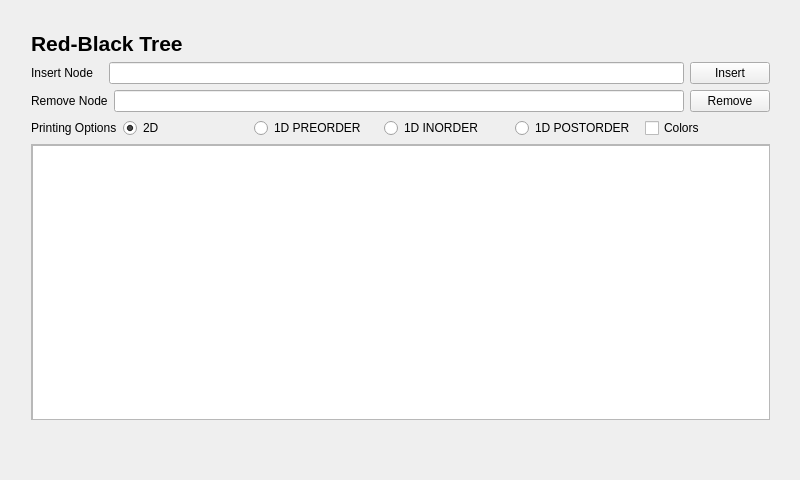
<?xml version="1.0" encoding="UTF-8"?>
<ui version="4.0">
 <class>MainWindow</class>
 <widget class="QMainWindow" name="MainWindow">
  <property name="geometry">
   <rect>
    <x>0</x>
    <y>0</y>
    <width>800</width>
    <height>480</height>
   </rect>
  </property>
  <property name="windowTitle">
   <string>RedBlack Tree</string>
  </property>
  <widget class="QWidget" name="centralWidget">
   <property name="sizePolicy">
    <sizepolicy hsizetype="Expanding" vsizetype="Expanding">
     <horstretch>0</horstretch>
     <verstretch>0</verstretch>
    </sizepolicy>
   </property>
   <widget class="QWidget" name="">
    <property name="geometry">
     <rect>
      <x>20</x>
      <y>20</y>
      <width>761</width>
      <height>411</height>
     </rect>
    </property>
    <layout class="QVBoxLayout" name="verticalLayout_2">
     <property name="sizeConstraint">
      <enum>QLayout::SetMaximumSize</enum>
     </property>
     <item>
      <widget class="QLabel" name="label">
       <property name="sizePolicy">
        <sizepolicy hsizetype="Minimum" vsizetype="Minimum">
         <horstretch>0</horstretch>
         <verstretch>0</verstretch>
        </sizepolicy>
       </property>
       <property name="font">
        <font>
         <pointsize>16</pointsize>
         <weight>75</weight>
         <bold>true</bold>
        </font>
       </property>
       <property name="text">
        <string>Red-Black Tree</string>
       </property>
      </widget>
     </item>
     <item>
      <layout class="QHBoxLayout" name="horizontalLayout">
       <property name="sizeConstraint">
        <enum>QLayout::SetMaximumSize</enum>
       </property>
       <item>
        <widget class="QLabel" name="insertLabel">
         <property name="sizePolicy">
          <sizepolicy hsizetype="Minimum" vsizetype="Minimum">
           <horstretch>0</horstretch>
           <verstretch>0</verstretch>
          </sizepolicy>
         </property>
         <property name="text">
          <string>Insert Node   </string>
         </property>
        </widget>
       </item>
       <item>
        <widget class="QLineEdit" name="insertEdit">
         <property name="sizePolicy">
          <sizepolicy hsizetype="MinimumExpanding" vsizetype="Minimum">
           <horstretch>0</horstretch>
           <verstretch>0</verstretch>
          </sizepolicy>
         </property>
        </widget>
       </item>
       <item>
        <widget class="QPushButton" name="insertButton">
         <property name="sizePolicy">
          <sizepolicy hsizetype="Minimum" vsizetype="Minimum">
           <horstretch>0</horstretch>
           <verstretch>0</verstretch>
          </sizepolicy>
         </property>
         <property name="text">
          <string>Insert</string>
         </property>
        </widget>
       </item>
      </layout>
     </item>
     <item>
      <layout class="QHBoxLayout" name="horizontalLayout_2">
       <property name="sizeConstraint">
        <enum>QLayout::SetMaximumSize</enum>
       </property>
       <item>
        <widget class="QLabel" name="removeLabel">
         <property name="text">
          <string>Remove Node</string>
         </property>
        </widget>
       </item>
       <item>
        <widget class="QLineEdit" name="removeEdit">
         <property name="sizePolicy">
          <sizepolicy hsizetype="MinimumExpanding" vsizetype="Minimum">
           <horstretch>0</horstretch>
           <verstretch>0</verstretch>
          </sizepolicy>
         </property>
        </widget>
       </item>
       <item>
        <widget class="QPushButton" name="removeButton">
         <property name="sizePolicy">
          <sizepolicy hsizetype="Minimum" vsizetype="Minimum">
           <horstretch>0</horstretch>
           <verstretch>0</verstretch>
          </sizepolicy>
         </property>
         <property name="text">
          <string>Remove</string>
         </property>
        </widget>
       </item>
      </layout>
     </item>
     <item>
      <layout class="QHBoxLayout" name="horizontalLayout_3">
       <property name="sizeConstraint">
        <enum>QLayout::SetMaximumSize</enum>
       </property>
       <item>
        <widget class="QLabel" name="label_2">
         <property name="text">
          <string>Printing Options</string>
         </property>
        </widget>
       </item>
       <item>
        <widget class="QRadioButton" name="print2d">
         <property name="sizePolicy">
          <sizepolicy hsizetype="MinimumExpanding" vsizetype="Minimum">
           <horstretch>0</horstretch>
           <verstretch>0</verstretch>
          </sizepolicy>
         </property>
         <property name="text">
          <string>2D</string>
         </property>
         <property name="checked">
          <bool>true</bool>
         </property>
        </widget>
       </item>
       <item>
        <widget class="QRadioButton" name="print1dPREORDER">
         <property name="sizePolicy">
          <sizepolicy hsizetype="MinimumExpanding" vsizetype="Minimum">
           <horstretch>0</horstretch>
           <verstretch>0</verstretch>
          </sizepolicy>
         </property>
         <property name="text">
          <string>1D PREORDER</string>
         </property>
         <property name="checked">
          <bool>false</bool>
         </property>
        </widget>
       </item>
       <item>
        <widget class="QRadioButton" name="print1dINORDER">
         <property name="sizePolicy">
          <sizepolicy hsizetype="MinimumExpanding" vsizetype="Minimum">
           <horstretch>0</horstretch>
           <verstretch>0</verstretch>
          </sizepolicy>
         </property>
         <property name="text">
          <string>1D INORDER</string>
         </property>
        </widget>
       </item>
       <item>
        <widget class="QRadioButton" name="print1dPOSTORDER">
         <property name="sizePolicy">
          <sizepolicy hsizetype="MinimumExpanding" vsizetype="Minimum">
           <horstretch>0</horstretch>
           <verstretch>0</verstretch>
          </sizepolicy>
         </property>
         <property name="text">
          <string>1D POSTORDER</string>
         </property>
        </widget>
       </item>
       <item>
        <widget class="QCheckBox" name="colors">
         <property name="sizePolicy">
          <sizepolicy hsizetype="MinimumExpanding" vsizetype="Minimum">
           <horstretch>0</horstretch>
           <verstretch>0</verstretch>
          </sizepolicy>
         </property>
         <property name="text">
          <string>Colors</string>
         </property>
        </widget>
       </item>
      </layout>
     </item>
     <item>
      <widget class="QScrollArea" name="scrollArea">
       <property name="widgetResizable">
        <bool>true</bool>
       </property>
       <widget class="QWidget" name="scrollAreaWidgetContents">
        <property name="geometry">
         <rect>
          <x>0</x>
          <y>0</y>
          <width>757</width>
          <height>289</height>
         </rect>
        </property>
        <property name="sizePolicy">
         <sizepolicy hsizetype="Preferred" vsizetype="Minimum">
          <horstretch>0</horstretch>
          <verstretch>0</verstretch>
         </sizepolicy>
        </property>
        <widget class="QTextEdit" name="result">
         <property name="geometry">
          <rect>
           <x>0</x>
           <y>0</y>
           <width>761</width>
           <height>321</height>
          </rect>
         </property>
         <property name="sizePolicy">
          <sizepolicy hsizetype="Expanding" vsizetype="Ignored">
           <horstretch>0</horstretch>
           <verstretch>0</verstretch>
          </sizepolicy>
         </property>
        </widget>
       </widget>
      </widget>
     </item>
    </layout>
   </widget>
  </widget>
 </widget>
 <layoutdefault spacing="6" margin="11"/>
 <resources/>
 <connections/>
</ui>
